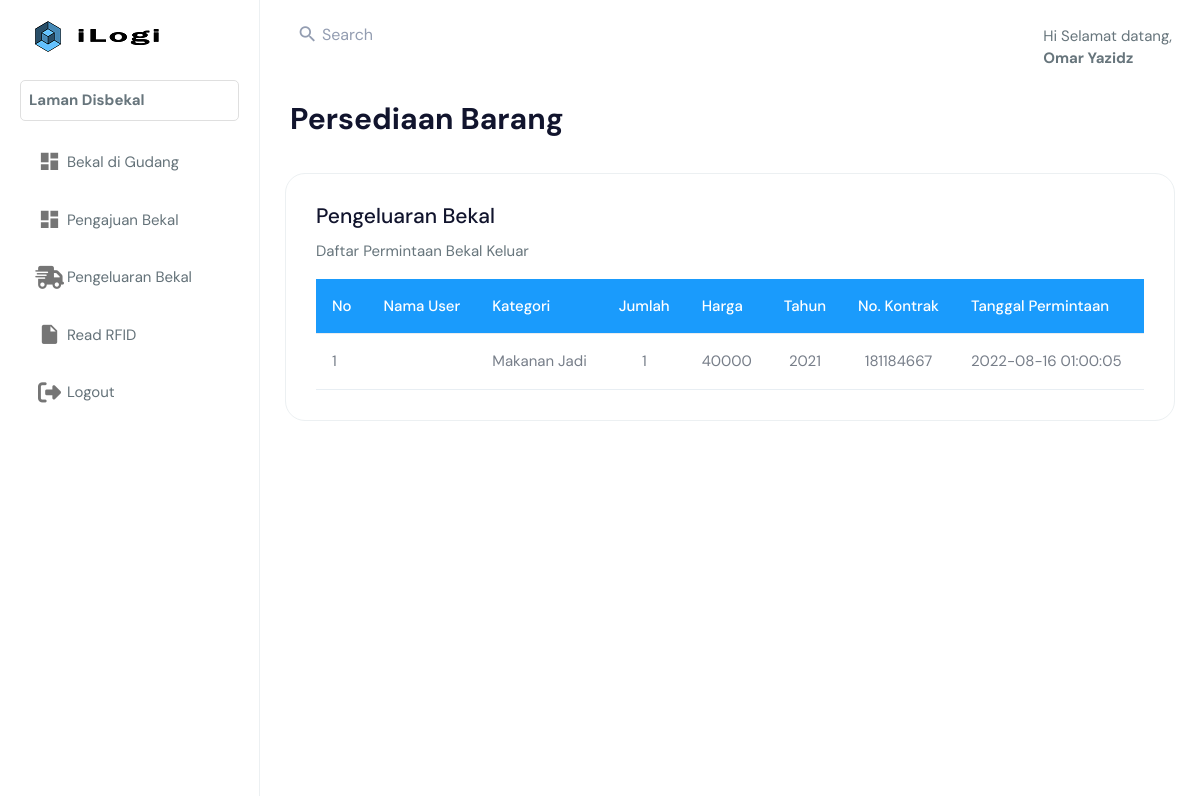
The app's page /index.php?page=disbekal/pengeluaran.php (signed in), older data.
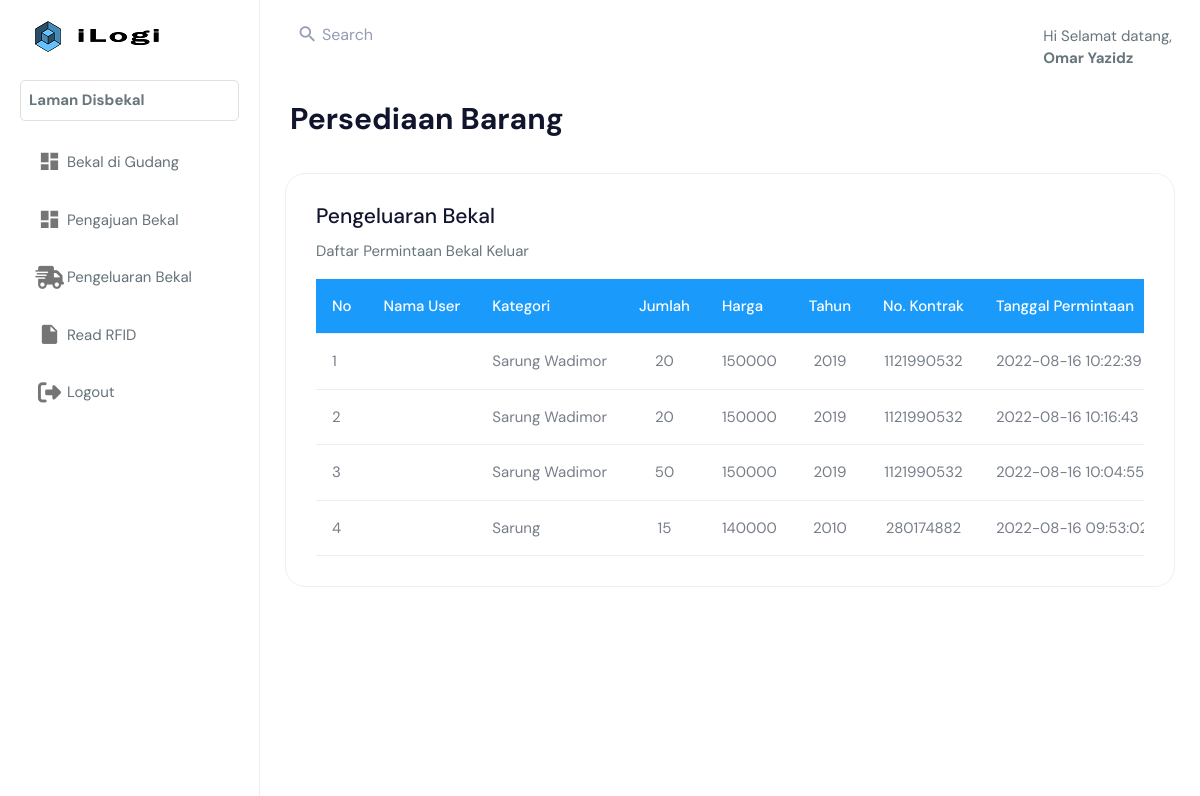
The same page, newer data.
### tables this page shows
CREATE TABLE `pengeluaran` (
  `id_kirim` int(11) NOT NULL,
  `id_penyedia` int(11) NOT NULL,
  `nama_penyedia` varchar(50) NOT NULL,
  `alamat_user` varchar(250) NOT NULL,
  `id_barang` varchar(11) NOT NULL,
  `kelas_bekal` varchar(255) NOT NULL,
  `jumlah_bekal` int(11) NOT NULL,
  `harga_bekal` int(11) NOT NULL,
  `tahun_produksi` int(11) NOT NULL,
  `no_kontrak` int(11) NOT NULL,
  `tgl_request` timestamp NOT NULL DEFAULT current_timestamp(),
  `tgl_kirim` timestamp NOT NULL DEFAULT current_timestamp(),
  `status_request` bit(1) NOT NULL
);

### disbekal/pengeluaran.php (the view, shortened to what this page needs)
<!DOCTYPE html>
<html dir="ltr" lang="en">
<body>
    <div class="page-wrapper">
        <div class="page-breadcrumb">
            <div class="row align-items-center">
                <div class="col-6">
                    <h1 class="mb-0 fw-bold">Persediaan Barang</h1>
                </div>
            </div>
        </div>
        <div class="container-fluid">
            <div class="row">
                <div class="col-12">
                    <div class="card">
                        <div class="card-body">
                            <div class="d-md-flex">
                                <div>
                                    <h4 class="card-title">Pengeluaran Bekal</h4>
                                    <p>Daftar Permintaan Bekal Keluar</p>
                                </div>
                            </div>
                            <div class="table-responsive">
                                <table class="table mb-0 table-hover align-middle text-nowrap" >
                                    <thead style="background-color:#1a9bfc;">
                                        <tr>
                                            <th class="border-top-0;" style="color:white;">No</th>
                                            <th class="border-top-0;" style="color:white;">Nama User</th>
                                            <th class="border-top-0;" style="color:white;">Kategori</th>
                                            <th class="border-top-0;" style="color:white;">Jumlah</th>
                                            <th class="border-top-0;" style="color:white;">Harga</th>
                                            <th class="border-top-0;" style="color:white;">Tahun</th>
                                            <th class="border-top-0;" style="color:white;">No. Kontrak</th>
                                            <th class="border-top-0;" style="color:white;">Tanggal Permintaan</th>
                                            <th class="border-top-0;" style="color:white;">Status</th>
                                        </tr>
                                    </thead>
                                    <tbody>
                                     <?php
                                            include 'database.php';
                                            $no = 1;
                                            $sql = mysqli_query($koneksi,"SELECT * FROM pengeluaran LEFT JOIN penyedia_barang ON penyedia_barang.id_penyedia = pengeluaran.id_penyedia ORDER BY id_kirim DESC");
                                            if (mysqli_num_rows($sql) > 0 ) {
                                            while ($row = mysqli_fetch_array($sql)){
                                        ?>
                                            <tr>
                                            <td><?php echo $no++ ?></td>
                                            <td><?php echo $row['nama_penyedia']?></td>
                                            <td><?php echo $row['kelas_bekal']?></td>
                                            <td style="text-align:center"><?php echo $row['jumlah_bekal']?></td>
                                            <td style="text-align:center"><?php echo $row['harga_bekal']?></td>
                                            <td style="text-align:center"><?php echo $row['tahun_produksi']?></td>
                                            <td style="text-align:center"><?php echo $row['no_kontrak']?></td>
                                            <td><?php echo $row['tgl_request']?></td>
                                            <td style="text-align:center"><?php echo ($row['status_request'] == 0)?'Processed':'Sent'; ?></td>
                                            </tr>
                                        <?php }
                                        }else { ?>
                                            <tr>
                                                <td colspan="9">Tidak ada data</td>
                                            </tr>
                                        <?php } ?>
                                    </tbody>
                                </table>
                            </div>
                        </div>
                    </div>
                </div>
            </div>
    </div>
    </div>
</body>
</html>

### index.php (shortened to what this page needs)
<?php
    $page = isset($_GET['page']) ? $_GET['page'] : false;
    if($_SESSION['login']==0){
		header("location:login.php");
	} else if ($_SESSION['role']=="User"){
        $nama_user = $_SESSION['nama_user'];
        $role = $_SESSION['role'];
    }else {
        $nama_admin = $_SESSION['nama_admin'];
        $role = $_SESSION['role'];
    }
?>
<!DOCTYPE html>
<html dir="ltr" lang="en">
<head>
    <link href="assets/libs/chartist/dist/chartist.min.css" rel="stylesheet">
    <link href="assets/libs/chartist-plugin-tooltips/dist/chartist-plugin-tooltip.css" rel="stylesheet">
    <link href="dist/css/style.min.css" rel="stylesheet">
    <link href="css/style-detail-persetujuan.css" rel="stylesheet">
    <link href="css/profile.css" rel="stylesheet">
</head>
<body>
    <div id="main-wrapper" data-layout="vertical" data-navbarbg="skin5" data-sidebartype="full"
        data-sidebar-position="absolute" data-header-position="absolute" data-boxed-layout="full">
        <header class="topbar" data-navbarbg="skin6">
            <nav class="navbar top-navbar navbar-expand-md navbar-light">
            <div class="navbar-header" data-logobg="skin6">
                    <a class="navbar-brand" href="index.html">
                        <b class="logo-icon">
                            <img src="assets/images/logo.png" alt="homepage" class="dark-logo" />
                        </b>
                        <span class="logo-text">
                            <img src="assets/images/logo-text-ilogi.png" alt="homepage" class="dark-logo" />
                        </span>
                    </a>
                </div>
                <div class="navbar-collapse collapse" id="navbarSupportedContent" data-navbarbg="skin5">
                    <ul class="navbar-nav float-start me-auto">
                        <li class="nav-item search-box"> <a class="nav-link waves-effect waves-dark"
                                href="javascript:void(0)"><i class="mdi mdi-magnify me-1"></i> <span class="font-16">Search</span></a>
                        </li>
                    </ul>
                </div>
                <div style="margin:2% 1% 0% 0%;">
                    <?php
                    if ($_SESSION['role']=="User") {
                       echo "Hi Selamat datang, <b>$nama_user</b>";
                    }else {
                       echo "Hi Selamat datang, <b>$nama_admin</b>";
                    }
                    ?>
                </div>
            </nav>
        </header>
        <aside class="left-sidebar" data-sidebarbg="skin6">
            <div class="scroll-sidebar">
                <nav class="sidebar-nav">
                    <ul id="sidebarnav">
                        <div style="margin-bottom:8%; border:1px solid #DFDFDF; border-radius:5px; padding:8px;">
                            <?php echo "<b>Laman $role</b>"?>
                        </div>
                        <?php if ($_SESSION['role'] == "Disbekal") : ?>
                            <li class="sidebar-item">
                                <a class="sidebar-link waves-effect waves-dark sidebar-link" href="<?php echo BASE_URL .'index.php?page=disbekal/databarang.php'?>" aria-expanded="false">
                                <i class="mdi mdi-view-dashboard"></i>
                                <span class="hide-menu">Bekal di Gudang</span></a>
                            </li>
                            <li class="sidebar-item">
                                <a class="sidebar-link waves-effect waves-dark sidebar-link" href="<?php echo BASE_URL .'index.php?page=disbekal/home.php'?>" aria-expanded="false">
                                <i class="mdi mdi-view-dashboard"></i>
                                <span class="hide-menu">Pengajuan Bekal</span></a>
                            </li>
                            <li class="sidebar-item">
                                <a class="sidebar-link waves-effect waves-dark sidebar-link" href="<?php echo BASE_URL."index.php?page=disbekal/pengeluaran.php"?>" aria-expanded="false">
                                <i class="fa-solid fa-truck-fast"></i>
                                <span class="hide-menu">Pengeluaran Bekal</span>
                                </a>
                            </li>
                            <li class="sidebar-item">
                                <a class="sidebar-link waves-effect waves-dark sidebar-link" href="<?php echo BASE_URL."index.php?page=lihat_data.php"?>" aria-expanded="false">
                                <i class="mdi mdi-file"></i>
                                <span class="hide-menu">Read RFID</span></a>
                            </li>
                        <?php endif; ?>
                            <li class="sidebar-item">
                                <a class="sidebar-link waves-effect waves-dark sidebar-link" href="<?php echo BASE_URL."index.php?page=logout.php"?>" onclick="return confirm('Ingin Logout?')">
                                <i class="fa-solid fa-right-from-bracket"></i>
                                <span class="hide-menu">Logout</span></a>
                            </li>
                    </ul>
                </nav>
            </div>
        </aside>
    <div class="content">
        <?php
            $filename = $page;
            if(file_exists($filename)){
                include_once($filename);
            }else{
                echo "Maaf, laman tidak ditemukan";
            }
        ?>
    </div>
</body>
</html>

Row changes from the older to the newer data that the page shows:
removed pengeluaran: kelas_bekal "Makanan Jadi", jumlah_bekal "1", harga_bekal "40000", tahun_produksi "2021", no_kontrak "181184667", tgl_request "2022-08-16 01:00:05"
added pengeluaran: kelas_bekal "Sarung Wadimor", jumlah_bekal "20", harga_bekal "150000", tahun_produksi "2019", no_kontrak "1121990532", tgl_request "2022-08-16 10:22:39"
added pengeluaran: kelas_bekal "Sarung Wadimor", jumlah_bekal "20", harga_bekal "150000", tahun_produksi "2019", no_kontrak "1121990532", tgl_request "2022-08-16 10:16:43"
added pengeluaran: kelas_bekal "Sarung Wadimor", jumlah_bekal "50", harga_bekal "150000", tahun_produksi "2019", no_kontrak "1121990532", tgl_request "2022-08-16 10:04:55"
added pengeluaran: kelas_bekal "Sarung", jumlah_bekal "15", harga_bekal "140000", tahun_produksi "2010", no_kontrak "280174882", tgl_request "2022-08-16…"
